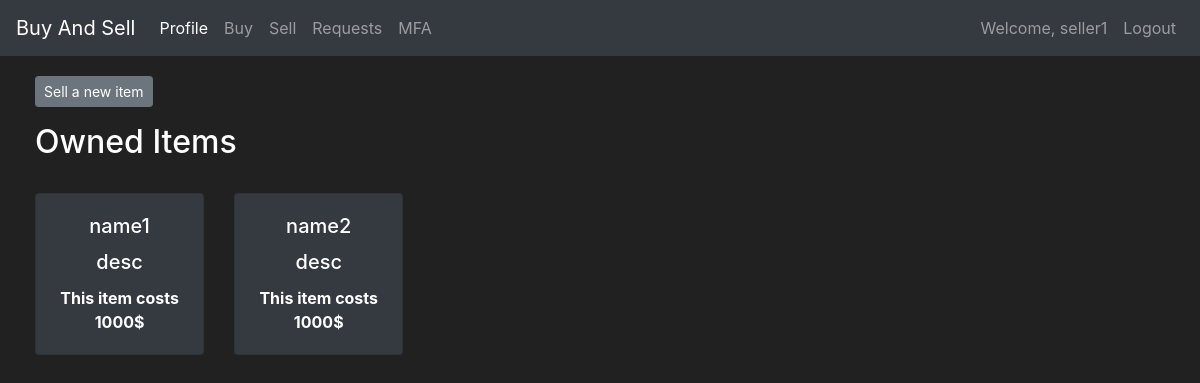
The app's page /sell (signed in), older data.
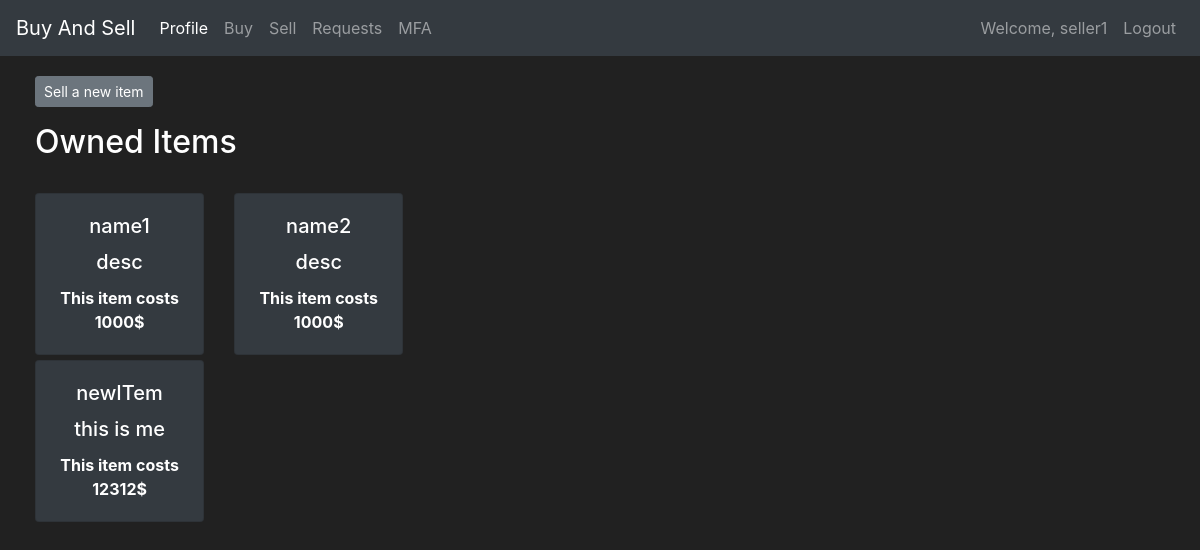
The same page, newer data.
### market/models.py (models this page shows, shortened)
class Item(db.Model):
    id = db.Column(db.Integer(), primary_key=True)
    name = db.Column(db.String(length=30), nullable=False, unique=True)
    price = db.Column(db.Integer(), nullable=False)
    barcode = db.Column(db.String(length=12), nullable=False, unique=True)
    description = db.Column(db.String(length=1024), nullable=False)
    owner = db.Column(db.Integer(), db.ForeignKey('user.id'))

### market/routes.py (the view, shortened to what this page needs)
@app.route('/sell',methods=['GET', 'POST'])
def sell_page():
    selling_form = SellItemForm()
    if request.method == "GET":
        owned_items = Item.query.filter_by(owner=current_user.id)
        return render_template('sell.html', owned_items=owned_items, selling_form=selling_form)

### market/models.py (called while the page is built)
@login_manager.user_loader
def load_user(user_id):
    return User.query.get(int(user_id))

### market/templates/sell.html (shortened to what this page needs)
{% extends 'base.html' %}
{% block content %}
<div class="row" style="margin-top:20px; margin-left:20px">
   <div class="col-4">
    <a class="btn btn-sm btn-secondary" href="{{ url_for('sell_items') }}">Sell a new item</a>
    <h2>Owned Items</h2>
        <br>
        <div class="row">
           {% for owned_item in owned_items %}
             <div class="col-md-6">
                 <div style="margin-bottom: 5px" class="card text-center bg-dark">
                      <div class="card-body">
                        <h5 class="card-title">{{ owned_item.name }}</h5>
                          <h5 class="card-title">{{ owned_item.description }}</h5>
                          <p class="card-text"><strong>
                              This item costs {{ owned_item.price }}$
                          </strong></p>
                      </div>
                  </div>
             </div>
           {% endfor %}
        </div>
   </div>
</div>
{% endblock %}

Row changes from the older to the newer data that the page shows:
added Item: name "newITem", description "this is me", price "12312"
